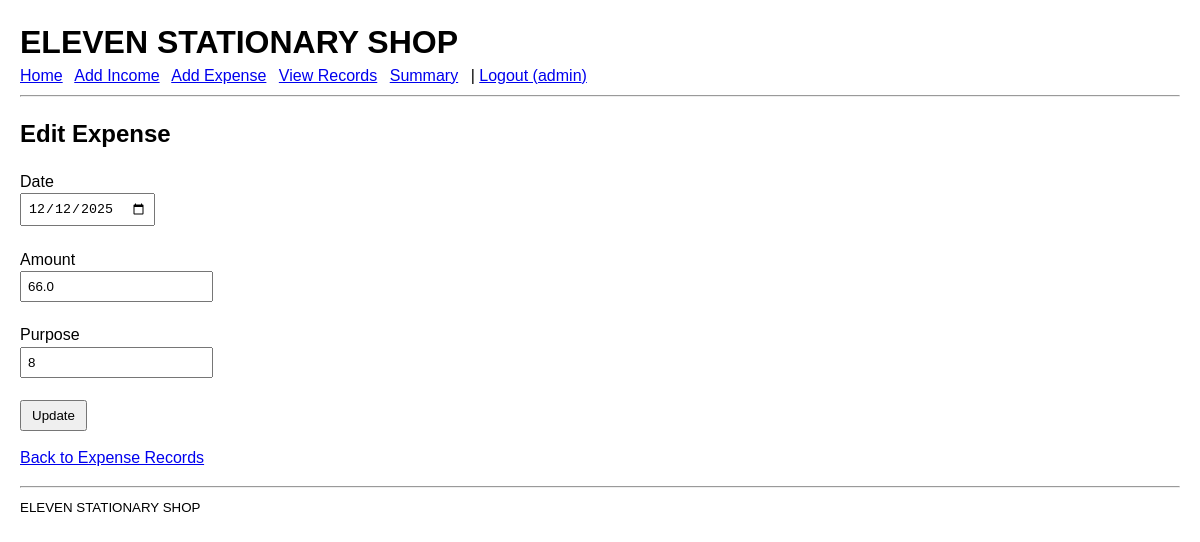
The page /edit/expense/1 (signed in) on the database its author committed.
### tables this page shows
CREATE TABLE expenses (
    id INTEGER PRIMARY KEY AUTOINCREMENT,
    date TEXT NOT NULL,
    amount REAL NOT NULL,
    purpose TEXT
);

### app.py (the view)
    def wrapper(*args, **kwargs):
        if "user" not in session:
            flash("Please login first!", "error")
            return redirect(url_for("login"))
        return fn(*args, **kwargs)

### app.py (called while the page is built, shortened)
def login_required(fn):
    def wrapper(*args, **kwargs):
        if "user" not in session:
            flash("Please login first!", "error")
            return redirect(url_for("login"))
        return fn(*args, **kwargs)
    wrapper.__name__ = fn.__name__
    return wrapper

@app.route("/edit/expense/<int:id>", methods=["GET", "POST"])
@login_required
def edit_expense(id):
    conn = get_db_connection()
    record = conn.execute("SELECT * FROM expenses WHERE id=?", (id,)).fetchone()
    conn.close()
    return render_template("expense.html", record=record, edit=True)

### models/db.py (called while the page is built)
def get_db_connection():
    conn = sqlite3.connect(str(DB_PATH))
    conn.row_factory = sqlite3.Row
    return conn

### templates/expense.html
{% extends "layout.html" %}
{% block content %}
  <h2>{{ "Edit Expense" if edit else "Add Expense" }}</h2>
  <form method="post">
    <label>Date</label><br>
    <input type="date" name="date" required value="{{ record.date if record else '' }}"><br><br>
    <label>Amount</label><br>
    <input type="number" step="0.01" name="amount" required value="{{ record.amount if record else '' }}"><br><br>
    <label>Purpose</label><br>
    <input type="text" name="purpose" value="{{ record.purpose if record else '' }}"><br><br>
    <button type="submit">{{ "Update" if edit else "Save" }}</button>
  </form>
  <p><a href="{{ url_for('view_records', t='expenses') }}">Back to Expense Records</a></p>
{% endblock %}

### static/styles.css (style rules this page uses)
body { font-family: Arial, Helvetica, sans-serif; margin: 20px; line-height: 1.4; }
button { padding: 6px 10px; }
form input, form select { padding:6px; }

### rows shown on the page
expenses: date "12/12/2025", amount "66.0", purpose "8"

### other values the page prints
{{ session.get('user') }} "admin"
{{ "Edit Expense" if edit else "Add Expense" }} "Edit Expense"
{{ "Update" if edit else "Save" }} "Update"
